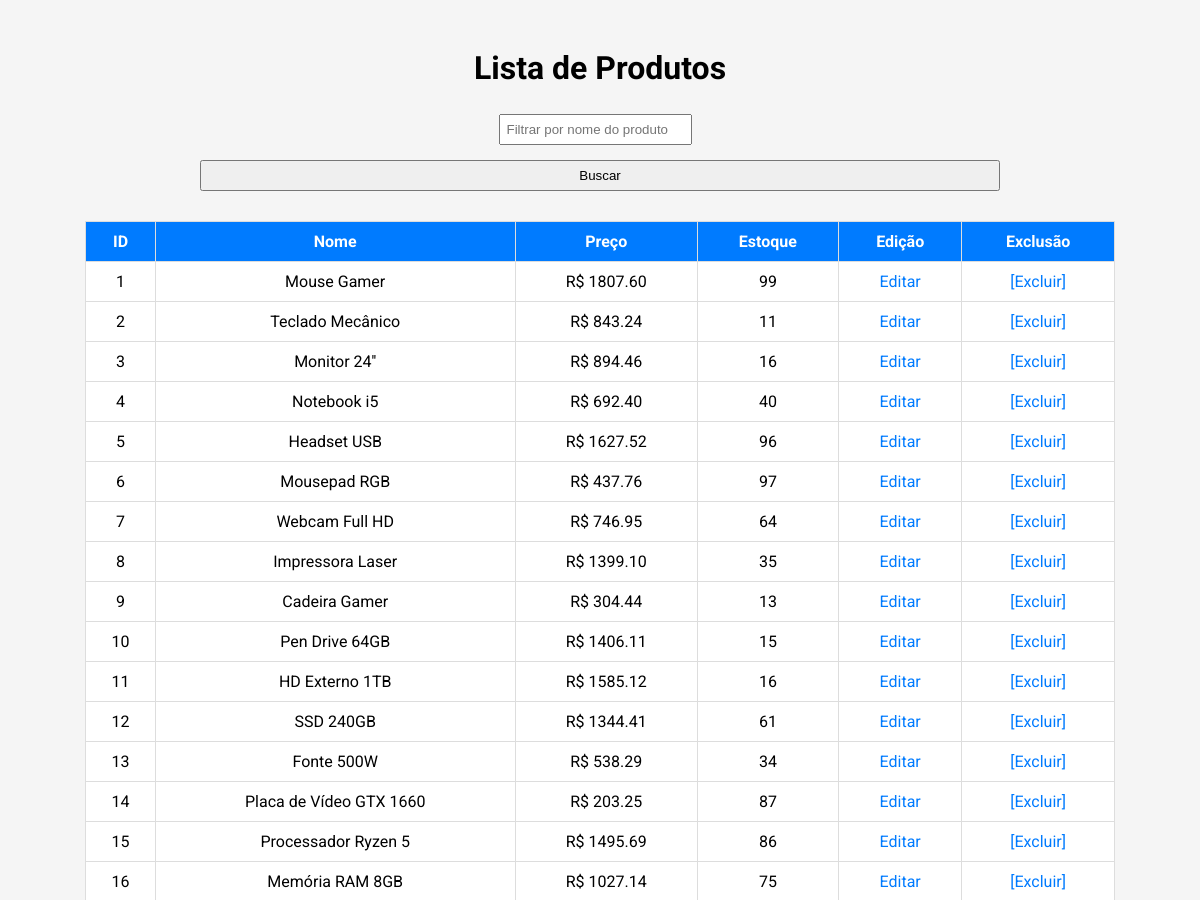
/produtos (upper part), run on an earlier commit of the app's database.
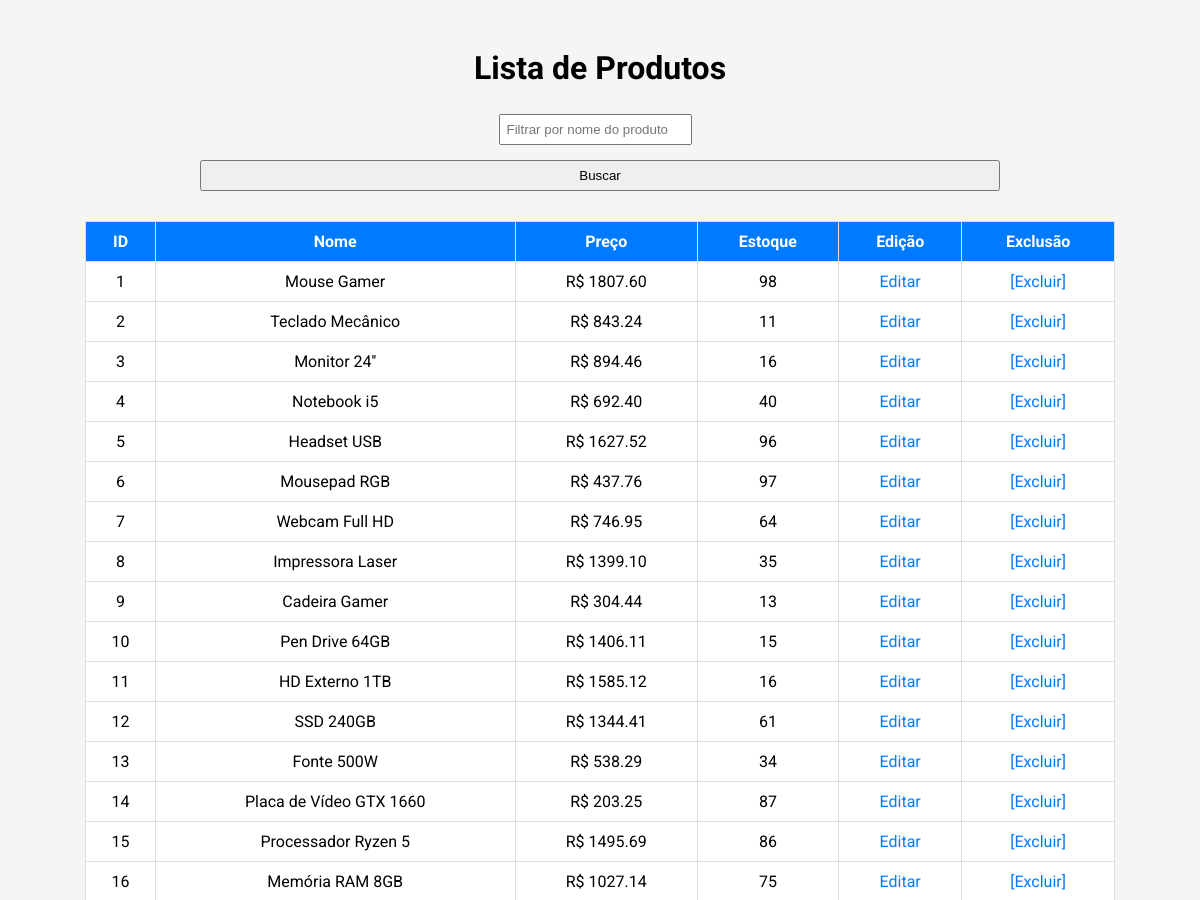
And on a later commit of the database.
### models/produto.py (models this page shows)
class Produto(Base):
    __tablename__ = "TABprodutos"
    id = Column("id", Integer, primary_key = True, autoincrement=True)
    nome = Column("nome", String, nullable = False)
    preco = Column("preco", Float, nullable = False)
    estoque = Column("estoque", Integer, nullable = False)

### main.py (the view)
@app.route("/produtos", methods=["GET"])
def listar_produtos():
    filtro_nome = request.args.get("filtro_nome", "")
    if filtro_nome:
        produtos = session.query(Produto).filter(Produto.nome.ilike(f"%{filtro_nome}%")).all()
    else:
        produtos = session.query(Produto).all()
    return render_template("produtos.html", produtos=produtos)

### templates/produtos.html (shortened to what this page needs)
<!DOCTYPE html>
<html>
<head>
</head>
<body>
    <h1>Lista de Produtos</h1>
    <form class="form-inline" method="GET" action="{{ url_for('listar_produtos') }}" style="text-align: center;">
        <input type="text" name="filtro_nome" placeholder="Filtrar por nome do produto">
        <button type="submit">Buscar</button>
    </form>
    <table>
        <thead>
            <tr>
                <th>ID</th>
                <th>Nome</th>
                <th>Preço</th>
                <th>Estoque</th>
                <th>Edição</th>
                <th>Exclusão</th>
            </tr>
        </thead>
        <tbody>
            {% for produto in produtos %}
                <tr>
                    <td>{{ produto.id }}</td>
                    <td>{{ produto.nome }}</td>
                    <td>R$ {{ "%.2f"|format(produto.preco) }}</td>
                    <td>{{ produto.estoque }}</td>
                    <td><a href="{{ url_for('editar_produto', id=produto.id) }}">Editar</a></td>
                    <td><a href="/produtos/excluir/{{ produto.id }}">[Excluir]</a></td>
                </tr>
            {% endfor %}
        </tbody>
    </table>
</body>
</html>

What changed in the data, as far as the page shows it:
changed Produto "Mouse Gamer": estoque "99" → "98"
